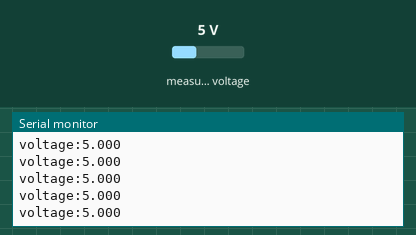
Simulated run of this sketch. Board: ESP32-C3. Shown: the last lines printed to the serial monitor. The inputs (shaded band) are chosen by the test bench; at power-on: measured voltage 5 V.

Above: at 1.2 s.
1.3 s: measured voltage set to 0.3 V
At 2.2 s:
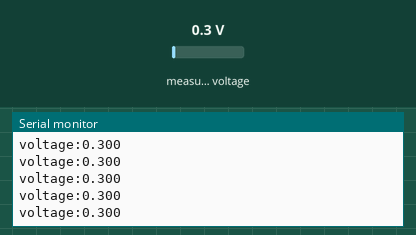
2.8 s: measured voltage set to 3.8 V
At 3.8 s:
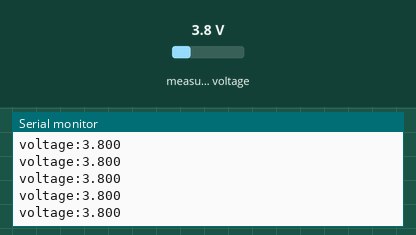
Timing chart, 0 to 5.8 s (numbered marks = the images above; inputs shaded):
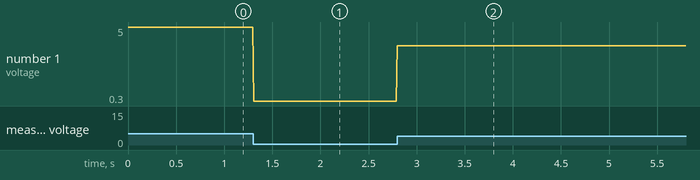

Measured:
- after the input at 1.3 s, the serial monitor: prints a new line at once (image 1)
- after the input at 2.8 s, the serial monitor: prints a new line at once (image 2)
- plotted number 1: 5 → 0.3 after the input at 1.3 s, 0.3 → 3.8 after the input at 2.8 s

The sketch:

lolin_c3_mini_ina219_plot_V.ino
```cpp
#include <Wire.h>
#include <Adafruit_INA219.h>

Adafruit_INA219 ina219;

void setup() {
    Serial.begin(115200);
    Wire.begin(8, 10);
    Wire.setClock(400000);

    if (!ina219.begin()) {
        Serial.println("INA219 init failed");
        while (1);
    }
}

void loop() {
    float voltage = ina219.getBusVoltage_V();

    Serial.print("voltage:");
    Serial.println(voltage, 3);

    delay(10);
}
```
